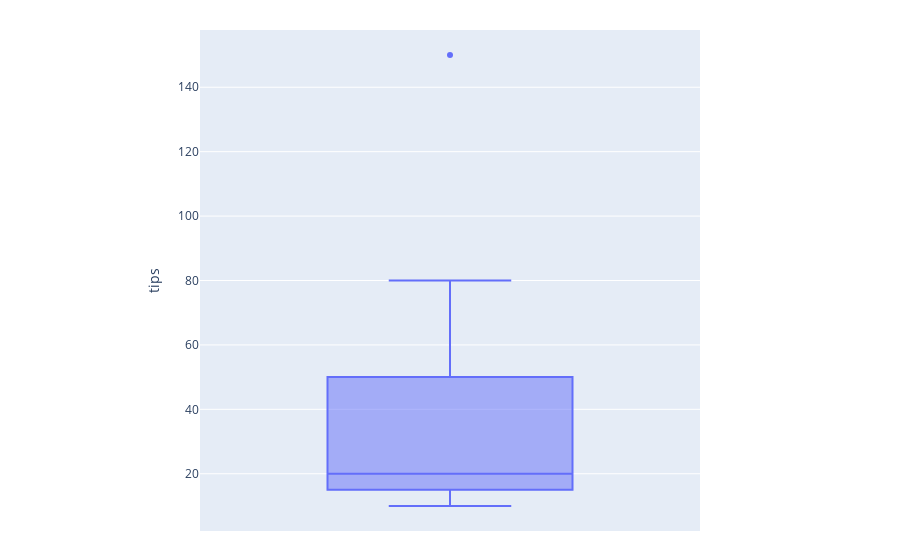

The notebook cell saved with this chart:
### Markdown cell above
### 1) Simple Histogram¶

### Code cell
import plotly.express as px
fig = px.box(df, y="tips")
fig.update_layout(
    margin=dict(l=200, r=200, t=30, b=20))
fig.show()

### Figure 1 — Plotly figure (JSON) as saved in the notebook; plotly's stock layout.template omitted (floating-point values rounded to 4 significant figures)
{"data": [{"alignmentgroup": "True", "hoverlabel": {"namelength": 0}, "hovertemplate": "tips=%{y}", "legendgroup": "", "marker": {"color": "#636efa"}, "name": "", "notched": false, "offsetgroup": "", "orientation": "v", "showlegend": false, "type": "box", "x0": " ", "xaxis": "x", "y": [10, 20, 20, 20, 10, 20, 40, 80, 60, 150, 10, 40], "y0": " ", "yaxis": "y"}], "layout": {"boxmode": "group", "legend": {"tracegroupgap": 0}, "margin": {"b": 20, "l": 200, "r": 200, "t": 30}, "xaxis": {"anchor": "y", "domain": [0, 1]}, "yaxis": {"anchor": "x", "domain": [0, 1], "title": {"text": "tips"}}}}
